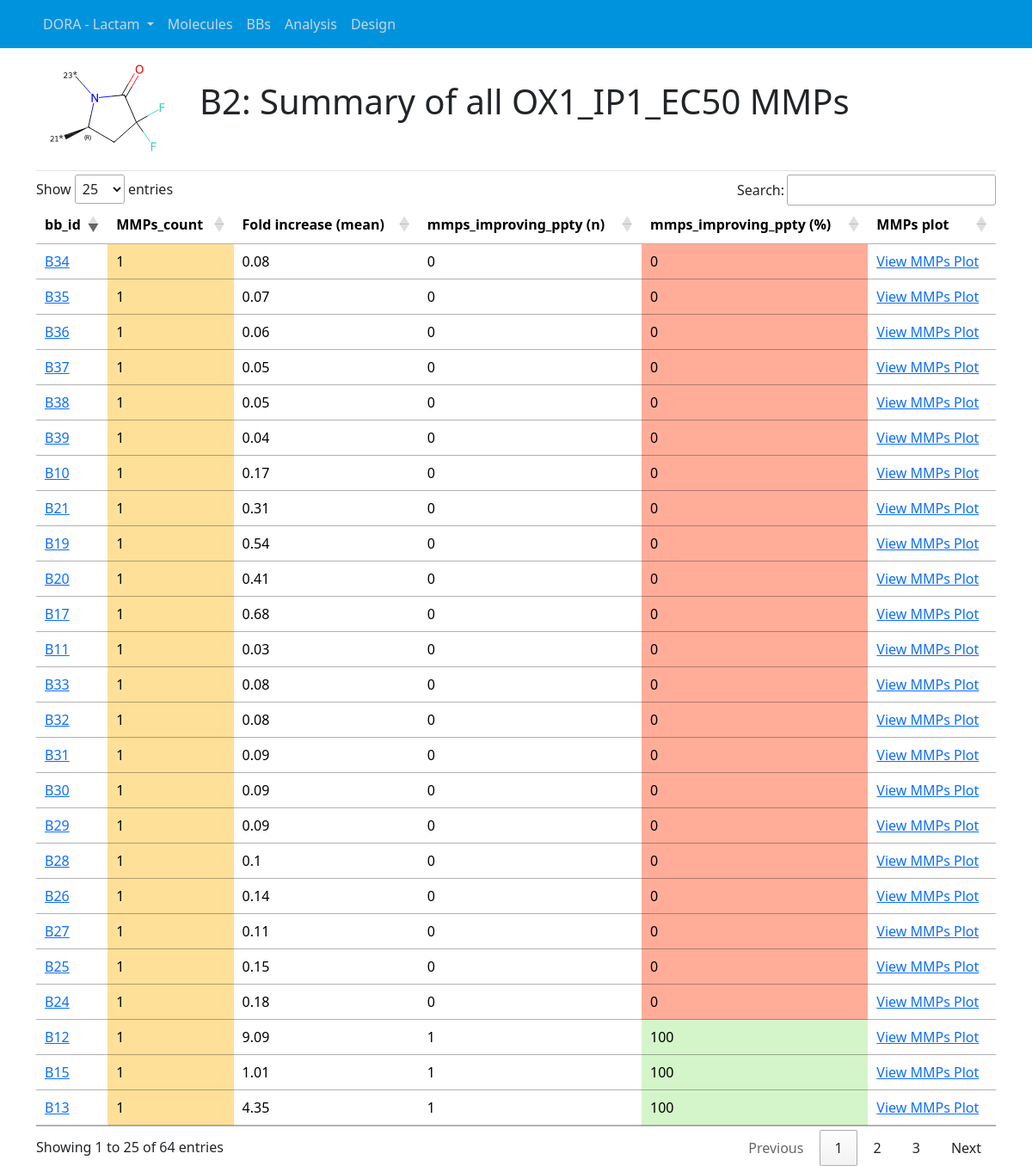
/analysis/mmps-results/?bb_id=B2&property=OX1_IP1_EC50 (signed in), run on the app's committed database.
### projects/models.py (models this page shows, shortened)
class Series(models.Model):
    project = models.ForeignKey(Project, on_delete=models.CASCADE)
    series_name = models.CharField(max_length=25)
    sub_series = models.CharField(max_length=25, blank=True)
    n_mols = models.IntegerField(default=0)
    series_bbsar_coverage = models.FloatField(default=0)
    n_bb_tags = models.IntegerField(default=0)
    n_bbs = models.IntegerField(default=0)
    n_A = models.IntegerField(default=0)
    n_B = models.IntegerField(default=0)
    n_C = models.IntegerField(default=0)
    n_D = models.IntegerField(default=0)
    date_updated = models.DateTimeField(default=timezone.now)
    class Meta:
        unique_together = ('project', 'series_name')

class Project(models.Model):
    project_name = models.CharField(max_length=25)
    def __str__(self):
        return str(self.project_name)

### molecules/models.py (models this page shows, shortened)
class Molecule(models.Model):
    project = models.ForeignKey(Project, on_delete=models.CASCADE)
    series = models.CharField(max_length=16, default="MCs")
    sub_series = models.CharField(max_length=16, default="MC13")
    mol_smi = models.CharField(max_length=100)
    mol_id = models.CharField(max_length=16)
    mol_flag = models.CharField(max_length=32, null=True)
    A_id = models.CharField(max_length=4, null=True)
    B_id = models.CharField(max_length=4, null=True)
    C_id = models.CharField(max_length=4, null=True)
    D_id = models.CharField(max_length=4, null=True)
    bbs_id = models.CharField(max_length=16, null=True)
    BB_fu = models.FloatField(null=True)
    BBB_Brain = models.FloatField(null=True)
    BBB_Brain_2 = models.FloatField(null=True)
    BBB_Brain_Plasma_ratio = models.FloatField(null=True)
    BBB_Plasma = models.FloatField(null=True)
    BBB_Plasma_2 = models.FloatField(null=True)
    BBB_ratio_BrainPlasma = models.FloatField(null=True)
    CYP_mida = models.FloatField(null=True)
    CYP_shift = models.FloatField(null=True)
    CYP_testo = models.FloatField(null=True)
    CYP2C9_IC50 = models.FloatField(null=True)
    CYP2D6_IC50 = models.FloatField(null=True)
    CYP2C9_screening_IC50 = models.FloatField(null=True)
    CYP2D6_screening_IC50 = models.FloatField(null=True)
    CYP3A4_screening_mida_IC50 = models.FloatField(null=True)
    CYP3A4_screening_testo_IC50 = models.FloatField(null=True)
    DogLM = models.FloatField(null=True)
    DMPK_status = models.CharField(max_length=512, null=True)
    EC50_main = models.FloatField(null=True)
    FLP_EC50 = models.FloatField(null=True)
    FLP_effect = models.FloatField(null=True)
    GSH = models.FloatField(null=True)
    HLM = models.FloatField(null=True)
    hM1R_FLIPR_IC50 = models.FloatField(null=True)
    hM2R_FLIPR_IC50 = models.FloatField(null=True)
    hM3R_FLIPR_IC50 = models.FloatField(null=True)
    hM5R_FLIPR_IC50 = models.FloatField(null=True)
    IP1_effect = models.FloatField(null=True)
    KineticEV_AUC = models.FloatField(null=True)
    KineticEV_Cmax = models.FloatField(null=True)
    KineticIV_AUC = models.FloatField(null=True)
    KineticIV_Clearance = models.FloatField(null=True)
    logD = models.FloatField(null=True)
    MDR1_PappAB = models.FloatField(null=True)
    MDR1_efflux = models.FloatField(null=True)
    min_ratio_hM1R_hM2R = models.FloatField(null=True)
    MouseLM = models.FloatField(null=True)
    OX1_IP1_EC50 = models.FloatField(null=True)
    PPB_fu = models.FloatField(null=True)
    PXR_EC50 = models.FloatField(null=True)
    PXR_Emax = models.FloatField(null=True)
    ratio_hOX1R_hOX2R = models.FloatField(null=True)
    RatLM = models.FloatField(null=True)
    sol_FaSSIF = models.FloatField(null=True)
    sol_pH6 = models.FloatField(null=True)
    Tox_CellTiter_Glo_IC50 = models.FloatField(null=True)
    BPI_calc = models.FloatField(null=True)

### analysis/views.py (the view)
# urls.py: path('analysis/mmps-results/', views.generate_mmps, name='generate_mmps'),
def generate_mmps(request, property=None, bb_id=None):
    series_name = get_project_series_from_session(request).series_name
    project = get_project_series_from_session(request).project
    n_bb_tags = get_project_series_from_session(request).n_bb_tags
    property = request.GET.get('property') if request.method == 'GET' else request.POST.get('property')
    bb_id = request.GET.get('bb_id') if request.method == 'GET' else request.POST.get('bb_id')
    if not property or not bb_id:
        return redirect('analysis_home')
    bb = BB.objects.filter(bb_id=bb_id, series__series_name=series_name).first()
    if not bb:
        return redirect('analysis_home')
    mols = Molecule.objects.filter(**{f'{property}__isnull': False}, series=series_name).values()
    df = pd.DataFrame.from_records(mols)
    df = get_mmps_from_bb_id_with_scores(df, bb_id, property, n_bb_tags)
    context = {
        'property': property,
        'bb_id':bb_id,
        'df':df,
        'series_name':series_name,
        'project_name':project
    }
    return render(request, 'analysis/mmps_results.html', context)

### projects/context_processors.py (called while the page is built)
def project_series_processor(request):
    series = Series.objects.all()
    current_series_id = request.session.get('current_series_id', None)
    current_series = None
    if current_series_id:
        current_series = series.filter(id=current_series_id).first()
    return {
        'series': series,
        'current_series': current_series,
    }

### utils/bb_operations.py (called while the page is built)
def format_df_for_combos(df, bb_id, ppty):
    bb_type = bb_id[0]
    df = df[[ppty,'A_id','B_id','C_id','D_id']]
    columns_to_include = [col for col in ['A_id', 'B_id', 'C_id', 'D_id'] if col[0] != bb_type]
    df['combo'] = df[columns_to_include].fillna('').astype(str).agg(''.join, axis=1)
    df = df.drop(columns=columns_to_include)
    return df

def get_mmps_stats(df, ppty, pivot_column, bb1_id):
    df = df[['combo', ppty, pivot_column]]
    agg_df = df.groupby(['combo', pivot_column])[ppty].mean().reset_index()
    pivot_df = agg_df.pivot(index='combo', columns=pivot_column, values=ppty).reset_index()
    pivot_df.columns = [f'{ppty}_{col}' if col != 'combo' else col for col in pivot_df.columns]
    bb1_col = f'{ppty}_{bb1_id}'
    cols = [col for col in pivot_df.columns if col not in ['combo', bb1_col]]
    pivot_df = pivot_df[['combo', bb1_col] + cols]
    if len(pivot_df.columns) > 2:
        pivot_df['Fold_Change'] = pivot_df[pivot_df.columns[2]] / pivot_df[pivot_df.columns[1]]
    else:
        pivot_df['Fold_Change'] = np.nan
    return pivot_df

def score_mmp(df, bb_ids, ppty, n_bb_tags):
    df = get_mmps_from_bb_ids(df, bb_ids, ppty, n_bb_tags)
    df = get_mmps_stats(df, ppty,  bb_ids[0][0]+'_id', bb_ids[0])
    mean = df['Fold_Change'].agg('mean')
    std = df['Fold_Change'].agg('std')
    n_mmps = len(df)
    if ppty not in unfavorable_gain_ppties:
        n_positive_mmps = df[df['Fold_Change'] > 1]['Fold_Change'].count()
    else:
        n_positive_mmps = df[df['Fold_Change'] < 1]['Fold_Change'].count()
    ratio_positive_mmps = n_positive_mmps / n_mmps
    return [round(mean, 2), round(std, 2), n_positive_mmps, round(ratio_positive_mmps,2)]

### utils/db_operations.py (called while the page is built)
def get_project_series_from_session(request):
    series_id = request.session.get('current_series_id')
    if series_id:
        return get_object_or_404(Series, id=series_id)
    return None

### analysis/templates/analysis/mmps_results.html
{% extends "projects/base.html" %}
{% block content %}
{% load custom_filters %}
<div class="article-metadata">
  <div class="row mb-3">
    <div class="col-md-2">
      <a href="{% url 'bb_home' bb_id %}"><img src="/media/bbs/{{project_name}}/{{series_name}}/{{bb_id}}.svg" width="100%"></a>
    </div>
    <div class="col-md-10">
      <br>
      <h1 class="mr-2">{{bb_id}}: Summary of all {{property}} MMPs</h1>
    </div>
  </div>
</div>
<div class="media-body">
  <div class="table-responsive">
    <table class="table table-hover" id="molsPptiesTable">
      <thead>
        <tr>
          <th scope="col">bb_id</th>
          <th scope="col">MMPs_count</th>
          <th scope="col">Fold increase (mean)</th>
          <th scope="col">mmps_improving_ppty (n)</th>
          <th scope="col">mmps_improving_ppty (%)</th>
          <th scope="col">MMPs plot</th>
        </tr>
      </thead>
      <tbody>
        {% for b in df.itertuples %}
          <tr>
            <td><a href="{% url 'bb_home' b.bb_id %}" data-toggle="tooltip" data-html="true" title="{{ b.bb_id }}" class="bb-tooltip-trigger" data-imgsrc='/media/bbs/{{project_name}}/{{series_name}}/{{ b.bb_id }}.svg'>{{ b.bb_id }}</a></td>
            <td style="background-color: {{ b.n_mmps|color_for_property:'bb_count' }};">{{b.n_mmps}}</td>
            <td>{{b.mean}}</td>
            <td>{{b.n_positive_mmps}}</td>
            <td style="background-color: {{ b.ratio_positive_mmps|color_for_property:'improvement_ratio' }};">{{b.ratio_positive_mmps}}</td>
            <td><a href="{% url 'get_mmps_ppty_relplot' %}?property={{property}}&bb1_id={{ bb_id }}&bb2_id={{ b.bb_id }}">View MMPs Plot</a>
            </td>
          </tr>
        {% endfor %}
      </tbody>
    </table>
  </div>
</div>
{% endblock content %}

### projects/templates/projects/base.html (shortened to what this page needs)
{% load static %}
<!DOCTYPE html>
<html>
<head>
  <link rel="stylesheet" type="text/css" href="{% static 'projects/main.css' %}">
</head>
<body>
  <header class="site-header">
    <nav class="navbar navbar-expand-md navbar-dark bg-steel fixed-top">
      <div class="container">
        <div class="collapse navbar-collapse" id="navbarToggle">
          <ul class="navbar-nav mr-auto">
            <li class="nav-item dropdown">
              <a class="nav-link dropdown-toggle navbar-brand-dropdown" href="#" role="button" data-bs-toggle="dropdown" aria-expanded="false">
                {% if current_series %}
                  {{ current_series.project.project_name }} - {{ current_series.series_name }}
                {% else %}
                  Select Project - Series
                {% endif %}
              </a>
            </li>
            <li class="nav-item"><a class="nav-link" href="{% url 'molecules_home' %}">Molecules</a></li>
            <li class="nav-item"><a class="nav-link" href="{% url 'bbs_home' %}">BBs</a></li>
            <li class="nav-item"><a class="nav-link" href="{% url 'analysis_home' %}">Analysis</a></li>
            <li class="nav-item"><a class="nav-link" href="{% url 'design_home' %}">Design</a></li>
          </ul>
        </div>
      </div>
    </nav>
  </header>
  <main role="main" class="container">
    <div class="row">
      <div class="col-md-12">
        {% block content %}{% endblock %}
      </div>
    </div>
  </main>
  <link href="https://cdn.jsdelivr.net/npm/bootstrap@5.3.2/dist/css/bootstrap.min.css" rel="stylesheet"
>
  <link rel="stylesheet" type="text/css" href="https://cdn.datatables.net/1.13.6/css/jquery.dataTables.min.css">
</body>
</html>

### projects/static/projects/main.css (style rules this page uses)
body { background: #fafafa; color: #333333; margin-top: 5rem; padding-top: 70px; }
h1, h2, h3, h4, h5, h6 { color: #444444; }
ul { margin: 0; }
.bg-steel { background-color: #541471; background-color: #0093dd; }
.site-header .navbar-nav .nav-link { color: #cbd5db; }
.article-metadata { padding-bottom: 1px; margin-bottom: 4px; border-bottom: 1px solid #e3e3e3 }
.bb-tooltip-trigger { background-color: transparent; border: none; box-shadow: none; font-size: 1rem; }
td { white-space: nowrap; }

### data on the page
Series: project.project_name "DORA", series_name "Lactam"
Project: project_name.series_name (picture)
Molecule: bb_id "B13", n_mmps "1", mean "4.35", n_positive_mmps "1", ratio_positive_mmps "100"
Molecule: bb_id "B15"
Molecule: bb_id "B12"
Molecule: bb_id "B24"
Molecule: bb_id "B25"
Molecule: bb_id "B27"
Molecule: bb_id "B26"
Molecule: bb_id "B28"
Molecule: bb_id "B29"
Molecule: bb_id "B30"
Molecule: bb_id "B31"
Molecule: bb_id "B32"
Molecule: bb_id "B33"
Molecule: bb_id "B11"
Molecule: bb_id "B17"
Molecule: bb_id "B20"
Molecule: bb_id "B19"
Molecule: bb_id "B21"
Molecule: bb_id "B10"
Molecule: bb_id "B39"
Molecule: bb_id "B38"
Molecule: bb_id "B37"
Molecule: bb_id "B36"
Molecule: bb_id "B35"
Molecule: bb_id "B34"

### other printed values
{{ bb_id }} "B2"
{{ property }} "OX1_IP1_EC50"
{{ b.n_mmps }} "1" "1" "1" "1" "1" "1" "1" "1" "1" "1" "1" "1" "1" "1" "1" "1" "1" "1" "1" "1" "1" "1" "1" "1"
{{ b.mean }} "1.01" "9.09" "0.18" "0.15" "0.11" "0.14" "0.1" "0.09" "0.09" "0.09" "0.08" "0.08" "0.03" "0.68" "0.41" "0.54" "0.31" "0.17" "0.04" "0.05" "0.05" "0.06" "0.07" "0.08"
{{ b.n_positive_mmps }} "1" "1" "0" "0" "0" "0" "0" "0" "0" "0" "0" "0" "0" "0" "0" "0" "0" "0" "0" "0" "0" "0" "0" "0"
{{ b.ratio_positive_mmps }} "100" "100" "0" "0" "0" "0" "0" "0" "0" "0" "0" "0" "0" "0" "0" "0" "0" "0" "0" "0" "0" "0" "0" "0"
